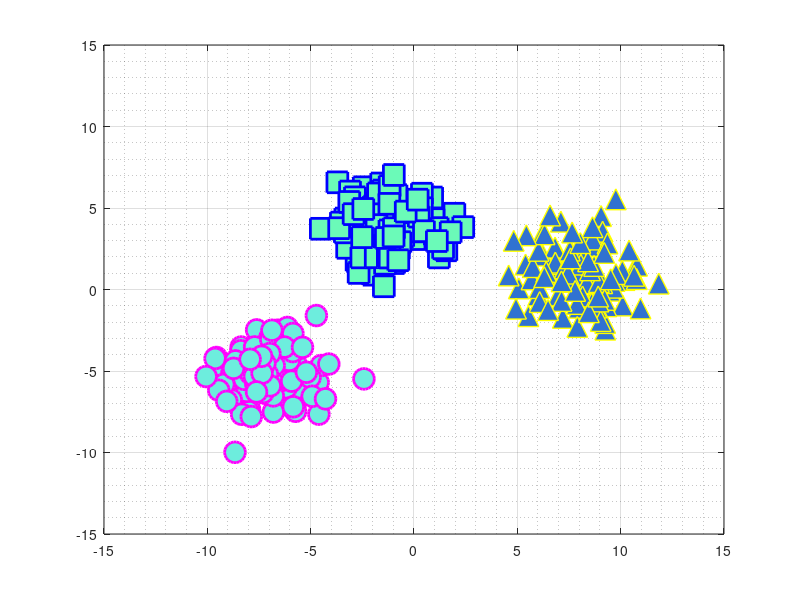

The MATLAB source for this figure: (Note: this script raises an error after producing the figure.)
clc
clear
close all
%% ========================================================================
%  Author          : Mohammad Norizadeh Cherloo
%  Website         : https://onlinebme.com/
%  GitHub          : https://github.com/Mohammad-Norizadeh-Cherloo
%  Google Scholar  : https://scholar.google.com/citations?user=fIKpYm8AAAAJ
%  
%  Project         : Visualization of Fisher LDA Projection
%  Algorithm       : Fisher Linear Discriminant Analysis (FDA / LDA) – from scratch
%  
%  Description     : Demonstration of Fisher LDA projection direction on 
%                    synthetic 2D three-class data. Shows the optimal 
%                    projection line and the resulting 1D histograms of 
%                    the projected classes.
%                    Part of the comprehensive Pattern Recognition & 
%                    Machine Learning course.
%  
%  Full video course (theory + equations + step-by-step implementation):
%  https://onlinebme.com/product/dimension-reduction-using-lda-pca/
%  https://onlinebme.com/product-category/machine-learning
%  
%  For the complete mathematical background, derivations, and video 
%  explanations of this algorithm, please visit OnlineBME.
%% ========================================================================
mu1=[-1 4];
mu2=[-7 -5];
mu3=[8 1];
sigma1=[2 0;0 2];
sigma2=[2 0;0 2];
sigma3=[3 0;0 3];
data1=mvnrnd(mu1,sigma1,100)';
data2=mvnrnd(mu2,sigma2,100)';
data3=mvnrnd(mu3,sigma3,100)';
% display dataset
plot(data1(1,:),data1(2,:),'bs','linewidth',2,...
    'markersize',15,'markerfacecolor',rand(1,3))
hold on
plot(data2(1,:),data2(2,:),'mo','linewidth',2,...
    'markersize',15,'markerfacecolor',rand(1,3))
plot(data3(1,:),data3(2,:),'y^','linewidth',1,...
    'markersize',15,'markerfacecolor',rand(1,3))
grid on
grid minor
axis([-15 15 -15 15])
%%
Totaldata=[data1,data2,data3];
group= [ones(1,size(data1,2)),2* ones(1,size(data2,2)),3* ones(1,size(data3,2))];
%%
m=1;
W = myFDA(Totaldata,group,m);
Xnew= W'*Totaldata;
x= -10:10;
s= W(2,1)/W(1,1);
y= s*x;
plot(x,y,'r','linewidth',3)

figure
indx1= find(group==1);
histogram(Xnew(indx1),50)
hold on
indx2= find(group==2);
histogram(Xnew(indx2),50)
indx3= find(group==3);
histogram(Xnew(indx3),50)
grid on
grid minor
